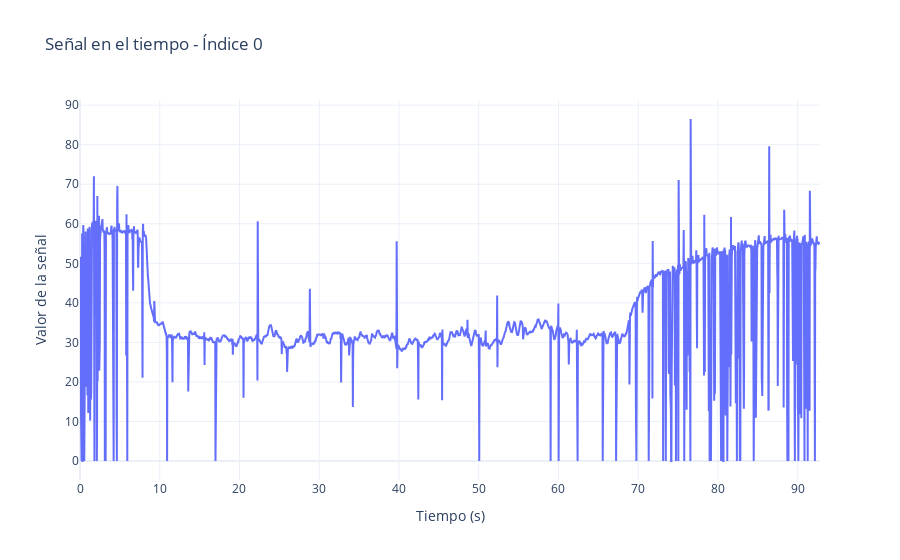
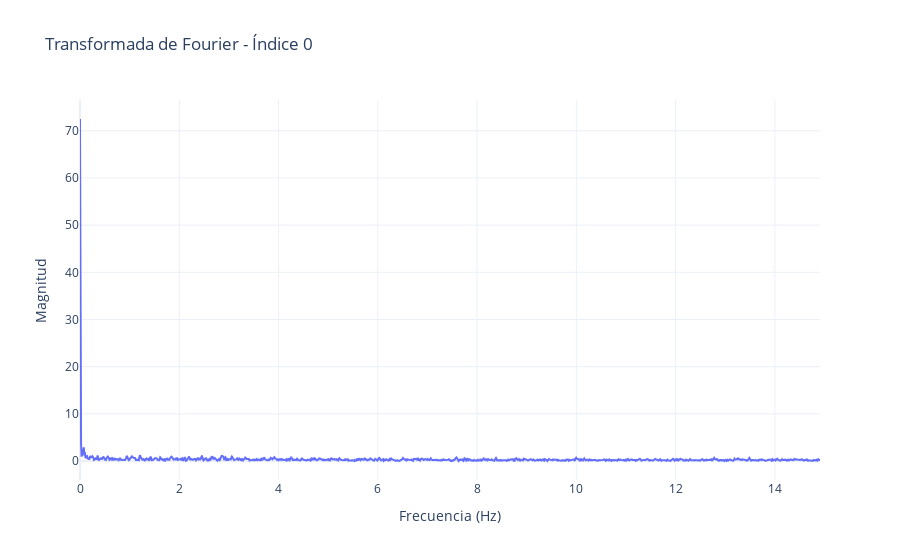

Notebook source saved alongside these figures, in order:
### Code cell
plot_signal_and_fourier(dataset, 0, sampling_rate=29.84)

### Figure 1 — Plotly figure (JSON) as saved in the notebook; plotly's stock layout.template omitted (floating-point values rounded to 4 significant figures; data arrays with more than 128 entries replaced by an {"elided": "..."} marker saying what was removed)
{"data": [{"hovertemplate": "Tiempo: %{x:.2f} s<br>Valor: %{y:.2f}", "mode": "lines", "name": "Señal en el tiempo", "type": "scatter", "x": {"elided": "2770 float values"}, "y": {"elided": "2770 float values"}}], "layout": {"title": {"text": "Señal en el tiempo - Índice 0"}, "xaxis": {"title": {"text": "Tiempo (s)"}}, "yaxis": {"title": {"text": "Valor de la señal"}}}}

### Figure 2 — Plotly figure (JSON) as saved in the notebook; plotly's stock layout.template omitted (floating-point values rounded to 4 significant figures; data arrays with more than 128 entries replaced by an {"elided": "..."} marker saying what was removed)
{"data": [{"hovertemplate": "Frecuencia: %{x:.2f} Hz<br>Valor: %{y:.2f}", "mode": "lines", "name": "Señal en frecuencia", "type": "scatter", "x": {"elided": "1385 float values"}, "y": {"elided": "1385 float values"}}], "layout": {"title": {"text": "Transformada de Fourier - Índice 0"}, "xaxis": {"title": {"text": "Frecuencia (Hz)"}}, "yaxis": {"title": {"text": "Magnitud"}}}}
